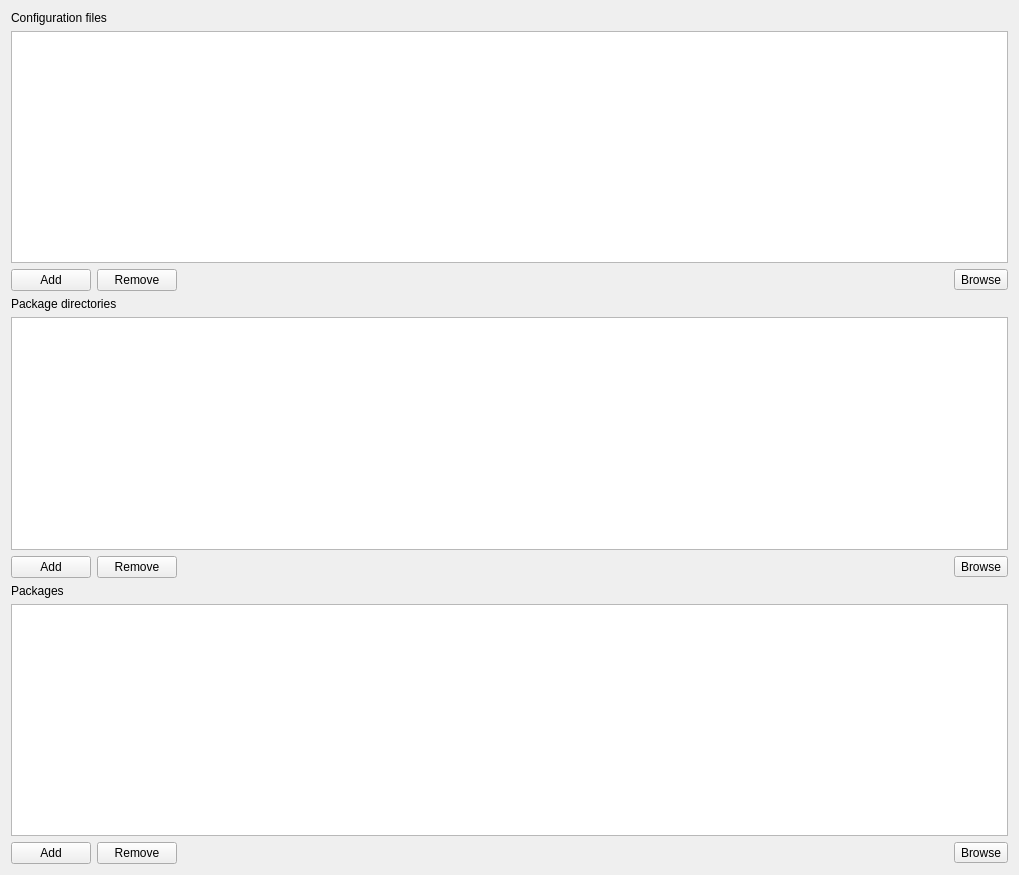
<?xml version="1.0" encoding="UTF-8"?>
<ui version="4.0">
 <class>XpcEditorComp</class>
 <widget class="QWidget" name="XpcEditorComp">
  <property name="geometry">
   <rect>
    <x>0</x>
    <y>0</y>
    <width>1019</width>
    <height>875</height>
   </rect>
  </property>
  <property name="windowTitle">
   <string>Form</string>
  </property>
  <layout class="QVBoxLayout" name="verticalLayout">
   <item>
    <widget class="QLabel" name="label">
     <property name="text">
      <string>Configuration files</string>
     </property>
    </widget>
   </item>
   <item>
    <widget class="QListView" name="listView_cf">
     <property name="acceptDrops">
      <bool>false</bool>
     </property>
     <property name="styleSheet">
      <string notr="true">QListView {
     show-decoration-selected: 1; /* make the selection span the entire width of the view */
 }

 QListView::item {
     background: qlineargradient(x1: 0, y1: 0, x2: 0, y2: 1,
                                 stop: 0 #FAFBFE, stop: 1 #DCDEF1);
 }

 QListView::item:alternate {
     background: #EEEEEE;
 }

 QListView::item:selected {
     border: 1px solid #6a6ea9;
 }

 QListView::item:selected:!active {
     background: qlineargradient(x1: 0, y1: 0, x2: 0, y2: 1,
                                 stop: 0 #ABAFE5, stop: 1 #8588B2);
 }

 QListView::item:selected:active {
     background: qlineargradient(x1: 0, y1: 0, x2: 0, y2: 1,
                                 stop: 0 #6a6ea9, stop: 1 #888dd9);
 }
</string>
     </property>
     <property name="dragEnabled">
      <bool>true</bool>
     </property>
     <property name="dragDropMode">
      <enum>QAbstractItemView::InternalMove</enum>
     </property>
     <property name="defaultDropAction">
      <enum>Qt::TargetMoveAction</enum>
     </property>
    </widget>
   </item>
   <item>
    <layout class="QHBoxLayout" name="horizontalLayout_3">
     <item>
      <widget class="QPushButton" name="button_add_cf">
       <property name="text">
        <string>Add</string>
       </property>
      </widget>
     </item>
     <item>
      <widget class="QPushButton" name="button_remove_cf">
       <property name="text">
        <string>Remove</string>
       </property>
      </widget>
     </item>
     <item>
      <spacer name="horizontalSpacer">
       <property name="orientation">
        <enum>Qt::Horizontal</enum>
       </property>
       <property name="sizeHint" stdset="0">
        <size>
         <width>40</width>
         <height>20</height>
        </size>
       </property>
      </spacer>
     </item>
     <item>
      <widget class="QToolButton" name="buttonEdit_cf">
       <property name="toolTip">
        <string comment="File selection with a dialog window">File selection</string>
       </property>
       <property name="text">
        <string>Browse</string>
       </property>
      </widget>
     </item>
    </layout>
   </item>
   <item>
    <widget class="QLabel" name="label_2">
     <property name="text">
      <string>Package directories</string>
     </property>
    </widget>
   </item>
   <item>
    <widget class="QListView" name="listView_pd">
     <property name="styleSheet">
      <string notr="true">QListView {
     show-decoration-selected: 1; /* make the selection span the entire width of the view */
 }

 QListView::item {
     background: qlineargradient(x1: 0, y1: 0, x2: 0, y2: 1,
                                 stop: 0 #FAFBFE, stop: 1 #DCDEF1);
 }

 QListView::item:alternate {
     background: #EEEEEE;
 }

 QListView::item:selected {
     border: 1px solid #6a6ea9;
 }

 QListView::item:selected:!active {
     background: qlineargradient(x1: 0, y1: 0, x2: 0, y2: 1,
                                 stop: 0 #ABAFE5, stop: 1 #8588B2);
 }

 QListView::item:selected:active {
     background: qlineargradient(x1: 0, y1: 0, x2: 0, y2: 1,
                                 stop: 0 #6a6ea9, stop: 1 #888dd9);
 }
</string>
     </property>
     <property name="dragEnabled">
      <bool>true</bool>
     </property>
     <property name="dragDropMode">
      <enum>QAbstractItemView::InternalMove</enum>
     </property>
     <property name="defaultDropAction">
      <enum>Qt::TargetMoveAction</enum>
     </property>
    </widget>
   </item>
   <item>
    <layout class="QHBoxLayout" name="horizontalLayout_2">
     <item>
      <widget class="QPushButton" name="button_add_pd">
       <property name="text">
        <string>Add</string>
       </property>
      </widget>
     </item>
     <item>
      <widget class="QPushButton" name="button_remove_pd">
       <property name="text">
        <string>Remove</string>
       </property>
      </widget>
     </item>
     <item>
      <spacer name="horizontalSpacer_2">
       <property name="orientation">
        <enum>Qt::Horizontal</enum>
       </property>
       <property name="sizeHint" stdset="0">
        <size>
         <width>40</width>
         <height>20</height>
        </size>
       </property>
      </spacer>
     </item>
     <item>
      <widget class="QToolButton" name="buttonEdit_pd">
       <property name="toolTip">
        <string comment="File selection with a dialog window">File selection</string>
       </property>
       <property name="text">
        <string>Browse</string>
       </property>
      </widget>
     </item>
    </layout>
   </item>
   <item>
    <widget class="QLabel" name="label_3">
     <property name="text">
      <string>Packages</string>
     </property>
    </widget>
   </item>
   <item>
    <widget class="QListView" name="listView_pk">
     <property name="styleSheet">
      <string notr="true">QListView {
     show-decoration-selected: 1; /* make the selection span the entire width of the view */
 }

 QListView::item {
     background: qlineargradient(x1: 0, y1: 0, x2: 0, y2: 1,
                                 stop: 0 #FAFBFE, stop: 1 #DCDEF1);
 }

 QListView::item:alternate {
     background: #EEEEEE;
 }

 QListView::item:selected {
     border: 1px solid #6a6ea9;
 }

 QListView::item:selected:!active {
     background: qlineargradient(x1: 0, y1: 0, x2: 0, y2: 1,
                                 stop: 0 #ABAFE5, stop: 1 #8588B2);
 }

 QListView::item:selected:active {
     background: qlineargradient(x1: 0, y1: 0, x2: 0, y2: 1,
                                 stop: 0 #6a6ea9, stop: 1 #888dd9);
 }
</string>
     </property>
     <property name="dragEnabled">
      <bool>true</bool>
     </property>
     <property name="dragDropMode">
      <enum>QAbstractItemView::InternalMove</enum>
     </property>
     <property name="defaultDropAction">
      <enum>Qt::TargetMoveAction</enum>
     </property>
    </widget>
   </item>
   <item>
    <layout class="QHBoxLayout" name="horizontalLayout">
     <item>
      <widget class="QPushButton" name="button_add_pk">
       <property name="text">
        <string>Add</string>
       </property>
      </widget>
     </item>
     <item>
      <widget class="QPushButton" name="button_remove_pk">
       <property name="text">
        <string>Remove</string>
       </property>
      </widget>
     </item>
     <item>
      <spacer name="horizontalSpacer_3">
       <property name="orientation">
        <enum>Qt::Horizontal</enum>
       </property>
       <property name="sizeHint" stdset="0">
        <size>
         <width>40</width>
         <height>20</height>
        </size>
       </property>
      </spacer>
     </item>
     <item>
      <widget class="QToolButton" name="buttonEdit_pk">
       <property name="toolTip">
        <string comment="File selection with a dialog window">File selection</string>
       </property>
       <property name="text">
        <string>Browse</string>
       </property>
      </widget>
     </item>
    </layout>
   </item>
  </layout>
 </widget>
 <resources/>
 <connections/>
</ui>
